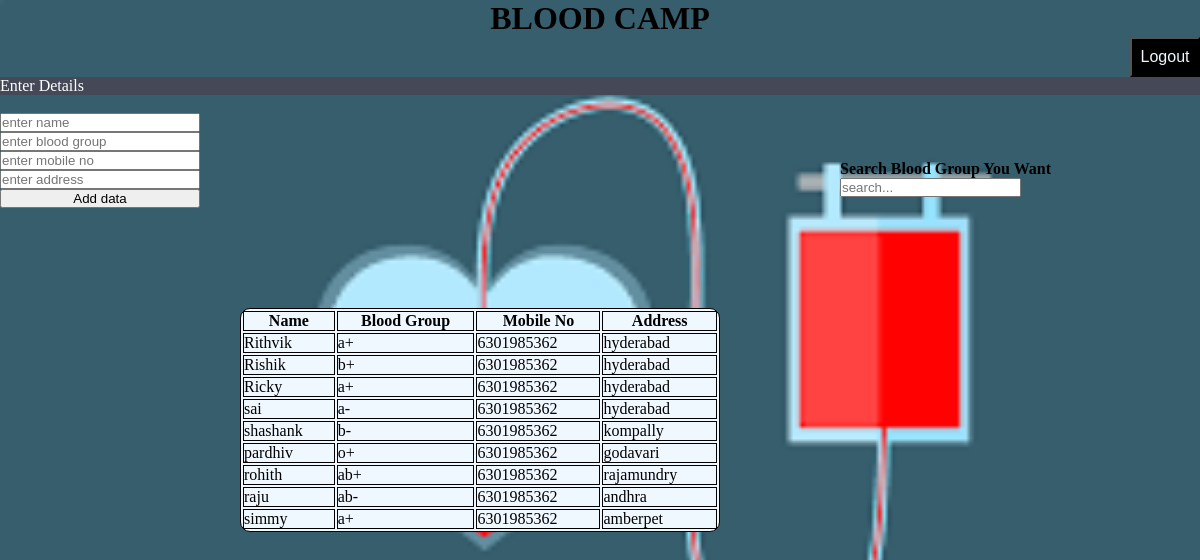
/index, run on the app's committed database.
### myapp/models.py (models this page shows)
class Detail(models.Model):
    name = models.CharField(max_length=50)
    blood_group= models.CharField(max_length=5)
    mobile_no= models.IntegerField()
    address= models.CharField(max_length=500)

### myapp/views.py (the view, shortened to what this page needs)
# urls.py: path('index',views.index,name='index'),
def index(request):
      from django.core import serializers
      data=serializers.serialize("python",Detail.objects.all())
      context={
            'data':data,
      }
      return render(request,'index.html',context)

### templates/index.html (shortened to what this page needs)
{% load static %}
<head>
    <link rel="stylesheet" href="https://cdnjs.cloudflare.com/ajax/libs/font-awesome/6.4.0/css/all.min.css" />
</head>
<body style="background-image:url('{% static 'img/blood3.png' %}');">
    <h1>BLOOD CAMP</h1>
    <div class="logout">
        <a href="logout"><input type="submit" value="Logout"/></a>
    </div>
    <div style="background: #444857;color:white"><toolbar>Enter Details</toolbar></div>
    <div class="c1">
        <div class="c2">
            <div>
                <b>
                    <form autocomplete="off" action="" method="post">
                        <br>
                        <input type="text" name="name" placeholder="enter name" required>
                        <br>
                        <input type="text" name="blood_group" placeholder="enter blood group" required>
                        <br>
                        <input type="text" name="mobile_no" maxlength="10" title="Error Message" pattern="[6-9][0-9][0-9][0-9][0-9][0-9][0-9][0-9][0-9][0-9]" placeholder="enter mobile no" required>
                        <br>
                        <input type="text" name="address" placeholder="enter address" required><br>
                        <input type="submit" value="Add data">
                    </form>
                </b>
            </div>
            <div class="search">
                <p><b>Search Blood Group You Want</b></p>
                <input type="search" id="myinput" placeholder="search..." onkeyup="searchFun()">
            </div>
        </div>
        <div class="c2">
            <table class="table" id="mytable">
                <thead>
                    <tr>
                        <th>Name</th>
                        <th>Blood Group</th>
                        <th>Mobile No</th>
                        <th>Address</th>
                    </tr>
                </thead>
                {% for instance in data %}
                <tr>
                    <td>{{instance.fields.name}}</td>
                    <td>{{instance.fields.blood_group}}</td>
                    <td>{{instance.fields.mobile_no}}</td>
                    <td>{{instance.fields.address}}</td>
                </tr>
                {% endfor %}
            </table>
        </div>
    </div>
</body>

### templates/index.html (style rules this page uses)
* { margin:0; padding:0; }
body { height:100vh; background-repeat: no-repeat; background-size: cover; }
.table { width:40%; position: relative; top: 100px; left: 20%; border:1px solid black; border-radius: 10px; background-color: aliceblue; }
th,td { border:1px solid black; }
.logout input { width:70px; padding:0 5px; height:40px; font-size:16px; color:aliceblue; background-color:black; }
.logout { position: relative; top:0%; text-align:end; }
.search { top: 20%; left: 70%; position:absolute; }
b form input { width:200px; }
h1 { text-align: center; }

### data on the page
Detail: fields.name "Rithvik", fields.blood_group "a+", fields.address "hyderabad"
Detail: fields.name "Rishik", fields.blood_group "b+", fields.address "hyderabad"
Detail: fields.name "Ricky", fields.blood_group "a+", fields.address "hyderabad"
Detail: fields.name "sai", fields.blood_group "a-", fields.address "hyderabad"
Detail: fields.name "shashank", fields.blood_group "b-", fields.address "kompally"
Detail: fields.name "pardhiv", fields.blood_group "o+", fields.address "godavari"
Detail: fields.name "rohith", fields.blood_group "ab+", fields.address "rajamundry"
Detail: fields.name "raju", fields.blood_group "ab-", fields.address "andhra"
Detail: fields.name "simmy", fields.blood_group "a+", fields.address "amberpet"

### other printed values
{{ instance.fields.mobile_no }} "6301985362" "6301985362" "6301985362" "6301985362" "6301985362" "6301985362" "6301985362" "6301985362" "6301985362"
